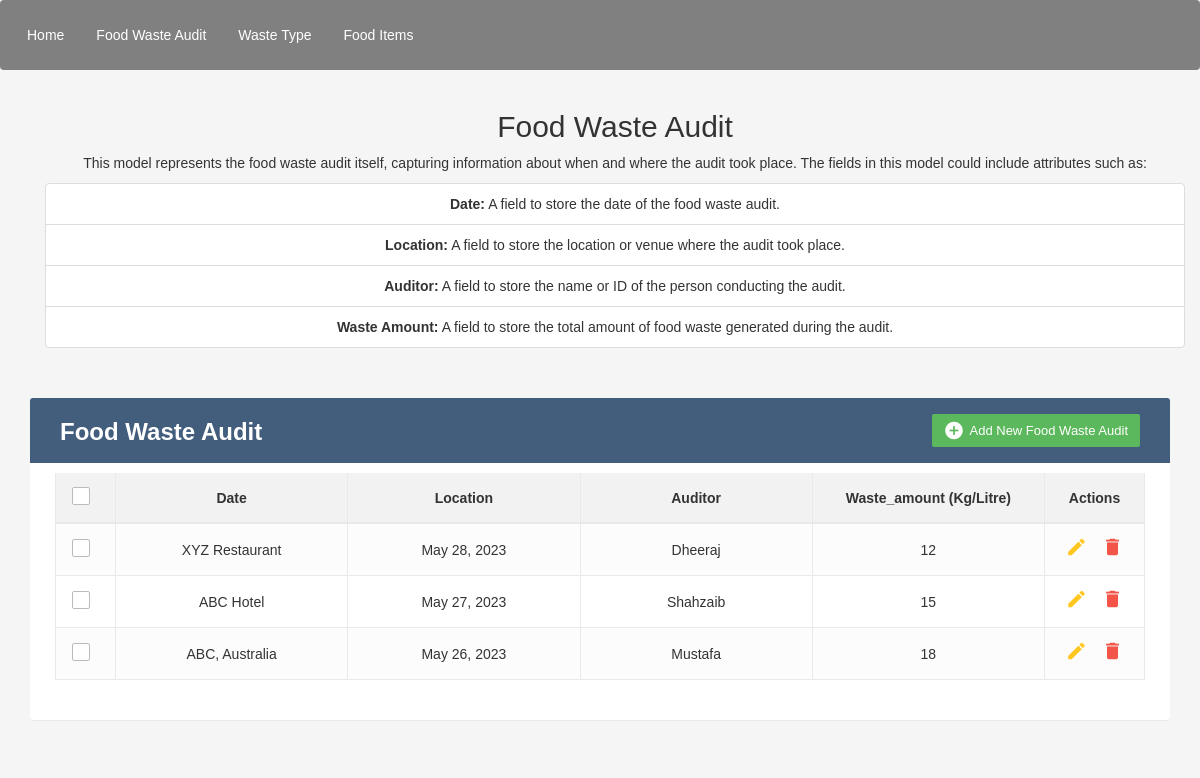
/Food_waste/, run on the app's committed database.
### myapp/models.py (models this page shows, shortened)
class Food_waste_Audit(models.Model):
    date = models.CharField(max_length=200)
    location = models.CharField(max_length=200)
    auditor = models.TextField()
    waste_amount = models.TextField()

### myapp/views.py (the view)
# urls.py: path('Food_waste/', views.Food_waste, name='Food_waste'),
def Food_waste(request):
    res = Food_waste_Audit.objects.all()
    context = {
        'res' : res,
    }
    return render(request, 'food_waste.html', context)

### myapp/templates/food_waste.html (shortened to what this page needs)
{% load static %}
<!DOCTYPE html>
<html lang="en">
<head>
	<link rel="stylesheet" href="https://maxcdn.bootstrapcdn.com/font-awesome/4.7.0/css/font-awesome.min.css">
	<link rel="stylesheet" href="https://maxcdn.bootstrapcdn.com/bootstrap/3.3.7/css/bootstrap.min.css">
	<link rel="stylesheet" type="text/css" href="{% static 'style.css' %}">
<body>
	<nav class="navbar">
		<div class="navbar-left">
			<a href="{% url 'home' %}">Home</a>
			<a href="{% url 'Food_waste' %}">Food Waste Audit</a>
			<a href="{% url 'waste_type' %}">Waste Type</a>
			<a href="{% url 'food_item' %}">Food Items</a>
		</div>
	</nav>
	<div class="container">
		<div class="container text-center">
			<h2>Food Waste Audit</h2>
			<div class="card p-3">
				<p>
					This model represents the food waste audit itself, capturing information about when and where the
					audit took place.
					The fields in this model could include attributes such as:
				</p>
				<ul class="list-group list-group-flush">
					<li class="list-group-item">
						<strong>Date:</strong>
						<span>A field to store the date of the food waste audit.</span>
					</li>
					<li class="list-group-item">
						<strong>Location:</strong>
						<span>A field to store the location or venue where the audit took place.</span>
					</li>
					<li class="list-group-item">
						<strong>Auditor:</strong>
						<span>A field to store the name or ID of the person conducting the audit.</span>
					</li>
					<li class="list-group-item">
						<strong>Waste Amount:</strong>
						<span>A field to store the total amount of food waste generated during the audit.</span>
					</li>
				</ul>
			</div>
		</div>
		<div class="table-wrapper">
			<div class="table-title">
				<div class="row">
					<div class="col-sm-6">
						<h2><b>Food Waste Audit</b></h2>
					</div>
					<div class="col-sm-6">
						<a href="#addRestaurantModal" class="btn btn-success" data-toggle="modal"><i
								class="material-icons">&#xE147;</i> <span>Add New Food Waste Audit</span></a>
					</div>
				</div>
			</div>
			<table class="table table-striped table-hover">
				<thead>
					<tr>
						<th>
							<span class="custom-checkbox">
								<label for="selectAll"></label>
							</span>
						</th>
						<th>Date</th>
						<th>Location</th>
						<th>Auditor</th>
						<th>Waste_amount (Kg/Litre)</th>
						<th>Actions</th>
					</tr>
				</thead>
				<tbody>
					{% for i in res %}
					<tr>
						<td>
							<span class="custom-checkbox">
								<label for="checkbox1"></label>
							</span>
						</td>
						<td>{{i.date}}</td>
						<td>{{i.location}}</td>
						<td>{{i.auditor}}</td>
						<td>{{i.waste_amount}}</td>
						<td>
							<a href="#editRestaurantModal-{{forloop.counter}}" class="edit" data-toggle="modal"><i
									class="material-icons" data-toggle="tooltip" title="Edit">&#xE254;</i></a>
							<a href="#deleteRestaurantModal-{{forloop.counter}}" class="delete" data-toggle="modal"><i
									class="material-icons" data-toggle="tooltip" title="Delete">&#xE872;</i></a>
						</td>
					</tr>
					{% endfor %}
				</tbody>
			</table>
		</div>
</body>
</html>

### myapp/static/style.css (style rules this page uses)
body { font-family: Arial, sans-serif; background-color: #f5f5f5; color: #333; animation: fadein 1s ease-in-out; overflow-x: hidden; }
.navbar { background-color: gray; overflow: hidden; display: flex; justify-content: flex-start; padding: 10px; }
.navbar-left { display: flex; align-items: center; }
.navbar a { color: white; text-align: center; padding: 14px 16px; text-decoration: none; }
table { border-collapse: collapse; width: 100%; table-layout: fixed; }
th, td { border: 1px solid #ddd; padding: 8px; text-align: center; }
th { background-color: #f2f2f2; font-weight: bold; }
.table-wrapper { background: #fff; padding: 20px 25px; margin: 30px 0; border-radius: 3px; box-shadow: 0 1px 1px rgba(0, 0, 0, .05); }
.table-title { padding-bottom: 15px; background: #435d7d; color: #fff; padding: 16px 30px; margin: -20px -25px 10px; border-radius: 3px 3px 0 0; }
.table-title h2 { margin: 5px 0 0; font-size: 24px; }
.table-title .btn { color: #fff; float: right; font-size: 13px; border: none; min-width: 50px; border-radius: 2px; border: none; outline: none !important; margin-left: 10px; }
.table-title .btn i { float: left; font-size: 21px; margin-right: 5px; }
.table-title .btn span { float: left; margin-top: 2px; }
table.table tr th, table.table tr td { border-color: #e9e9e9; padding: 12px 15px; vertical-align: middle; }
table.table tr th:first-child { width: 60px; }
table.table tr th:last-child { width: 100px; }
table.table-striped tbody tr:nth-of-type(odd) { background-color: #fcfcfc; }
table.table td:last-child i { opacity: 0.9; font-size: 22px; margin: 0 5px; }
table.table td a { font-weight: bold; color: #566787; display: inline-block; text-decoration: none; outline: none !important; }
table.table td a.edit { color: #FFC107; }
table.table td a.delete { color: #F44336; }
table.table td i { font-size: 19px; }
.custom-checkbox { position: relative; }
.custom-checkbox label:before { width: 18px; height: 18px; }
.custom-checkbox label:before { content: ''; margin-right: 10px; display: inline-block; vertical-align: text-top; background: white; border: 1px solid #bbb; border-radius: 2px; box-sizing: border-box; z-index: 2; }

### data on the page
Food_waste_Audit: date "XYZ Restaurant", location "May 28, 2023", auditor "Dheeraj", waste_amount "12"
Food_waste_Audit: date "ABC Hotel", location "May 27, 2023", auditor "Shahzaib", waste_amount "15"
Food_waste_Audit: date "ABC, Australia", location "May 26, 2023", auditor "Mustafa", waste_amount "18"
